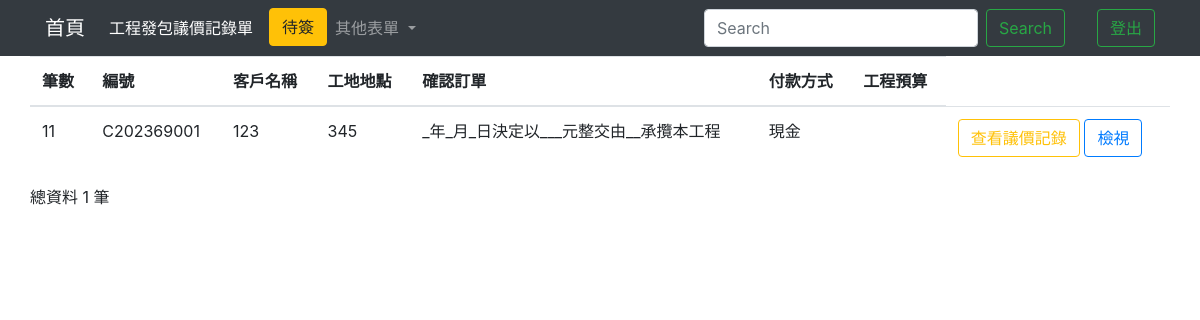
Before: /contractallIndex/ with the older database file.
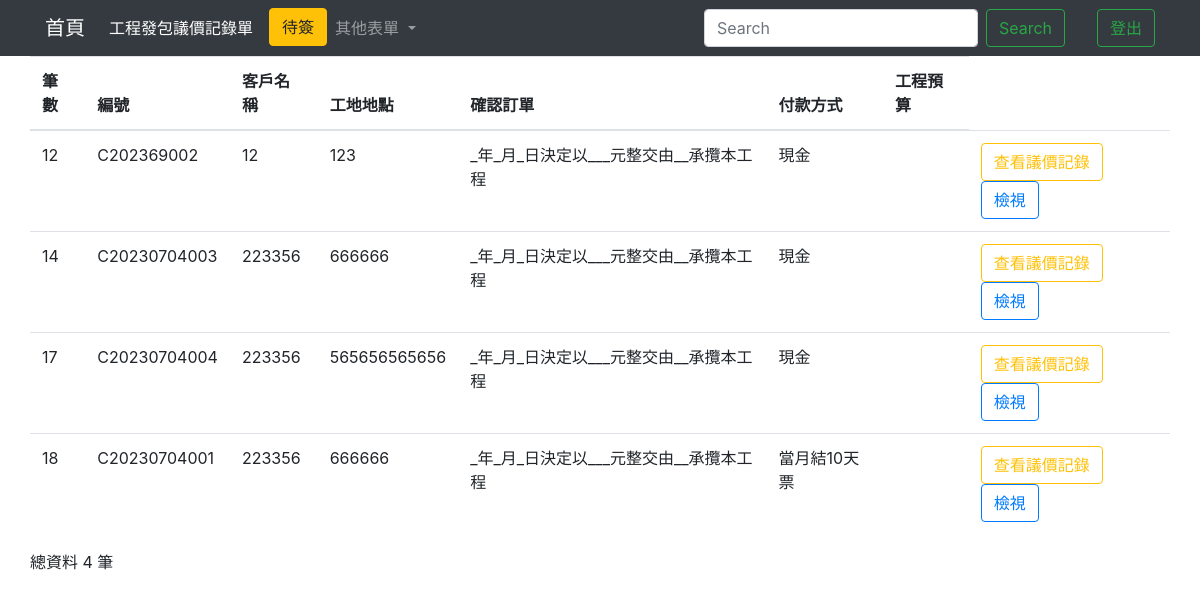
After: the same page with the newer database file.
### testapp/models.py (models this page shows)
class Contract(models.Model):
    cNumber = models.CharField(max_length=50, default='', null=False) #編號
    cClient = models.CharField(max_length=20, null=False) #客戶名稱
    cLocation = models.CharField(max_length=20, null=False)#工作地點
    cContent = models.TextField()#發包內容
    cPayMode = models.CharField(max_length=20, null=False)#付款方式
    cBudget = models.CharField(max_length=20, null=False)#預算
    cOther = models.TextField() #備註
    cConfirm = models.TextField(blank=True,default="_年_月_日決定以___元整交由__承攬本工程") #是否承攬工程
    cGeneral_Sign = models.CharField(max_length=20, blank=True) #總座簽名
    cViceGeneral_Sign = models.CharField(max_length=20, blank=True) # 副總簽名
    cManager_Sign = models.CharField(max_length=20, blank=True) #部門主管簽名
    cDepartmentManager_Sign = models.CharField(max_length=20, blank=True) #單位主管簽名
    cUndertaker = models.CharField(max_length=20,blank=True)#承辦人
    home = models.OneToOneField(Home, on_delete=models.CASCADE,default='')

### testapp/views.py (the view)
# urls.py: path('contractallIndex/',contractallIndex),
def contractallIndex(request):
    if request.user.is_authenticated:
        username=request.user.username
        authenticate=request.user.is_staff
        firstname = request.user.first_name
    if 'q' in request.GET:
        q = request.GET['q']
        multiple_q = Q(Q(cNumber__icontains=q) | Q(cClient__icontains=q) | Q(cLocation__icontains=q) | Q(cContent__icontains=q))
        contractall = Contract.objects.filter(multiple_q)
    else:
        contractall = Contract.objects.all().order_by("id")
    contractallCount = len(contractall)
    return render(request, "contractall_Index.html",locals())

### templates/contractall_Index.html (shortened to what this page needs)
<!DOCTYPE html>
<html lang="en">
<head>
  <link rel="stylesheet" href="https://cdn.jsdelivr.net/npm/bootstrap@4.6.2/dist/css/bootstrap.min.css">
  {% load static %}
</head>
<body>
  <nav class="navbar navbar-expand-lg navbar-dark bg-dark">
    <div class="container">
      <a class="navbar-brand" href="/homeIndex/">首頁</a>
      <div class="collapse navbar-collapse" id="navbarSupportedContent">
        <ul class="navbar-nav mr-auto">
          <li class="nav-item active">
            <a class="nav-link disabled">工程發包議價記錄單 <span class="sr-only">(current)</span></a>
          </li>
          <ul class="navbar-nav ml-2">
            <li class="nav-item">
              <button class="btn btn-warning my-2 my-sm-0" id="{{username}}" onclick="perosonIndex(event)">待簽</button>
            </li>
          </ul>
          <li class="nav-item dropdown">
            <a class="nav-link dropdown-toggle" href="#" role="button" data-toggle="dropdown" aria-expanded="false">
              其他表單
            </a>
          </li>
        </ul>
        <form class="form-inline my-2 my-lg-0">
          <input class="form-control mr-sm-2" name='q' type="search" placeholder="Search" aria-label="Search">
          <button class="btn btn-outline-success my-2 my-sm-0" type="submit">Search</button>
        </form>
        <ul class="navbar-nav ml-2">
          <li class="nav-item active">
            <a class="nav-link disabled" style="color: green;">{{firstname}} <span class="sr-only">(current)</span></a>
          </li>
        </ul>
        <ul class="navbar-nav ml-2">
          <li class="nav-item">
            <button class="btn btn-outline-success my-2 my-sm-0" onclick="Logout(event)">登出</button>
          </li>
        </ul>
      </div>
    </div>
  </nav>
  <form action="." method="POST">
    <div class="container">
      <div class="row">
        <table class="table">
          <thead>
            <th scope="col">筆數</th>
            <th scope="col">編號</th>
            <th scope="col">客戶名稱</th>
            <th scope="col">工地地點</th>
            <th scope="col">確認訂單</th>
            <th scope="col">付款方式</th>
            <th scope="col">工程預算</th>
          </thead>
          <tbody>
            {% for unit in contractall %}
            <tr>
              <td>{{unit.id}}</td>
              <td>{{unit.cNumber}}</td>
              <td>{{unit.cClient}}</td>
              <td>{{unit.cLocation}}</td>
              <td>{{unit.cConfirm}}</td>
              <td>{{unit.cPayMode}}</td>
              <td>{{unit.cBudget}}</td>
              <td>
                <button type="button" class="btn btn-outline-warning" id="{{unit.cNumber}}" onclick="checkContent()">查看議價記錄</button>
                <button type="button" class="btn btn-outline-primary" id="{{unit.cNumber}}" onclick="View()">檢視</button>
              </td>
            </tr>
            {% endfor %}
          </tbody>
        </table>
      </div>
    </div>
  </form>
  <div class="container">
    <div class="row">
      <p>總資料 {{contractallCount}} 筆</p>
    </div>
  </div>
</body>
</html>

Changed rows visible on the page:
removed Contract: id "11", cNumber "C202369001", cClient "123", cLocation "345", cConfirm "_年_月_日決定以___元整交由__承攬本工程", cPayMode "現金"
added Contract: id "12", cNumber "C202369002", cClient "12", cLocation "123", cConfirm "_年_月_日決定以___元整交由__承攬本工程", cPayMode "現金"
added Contract: id "14", cNumber "C20230704003", cClient "223356", cLocation "666666", cConfirm "_年_月_日決定以___元整交由__承攬本工程", cPayMode "現金"
added Contract: id "17", cNumber "C20230704004", cClient "223356", cLocation "565656565656", cConfirm "_年_月_日決定以___元整交由__承攬本工程", cPayMode "現金"
added Contract: id "18", cNumber "C20230704001", cClient "223356", cLocation "666666", cConfirm "_年_月_日決定以___元整交由__承攬本工程", cPayMode "當月結10天票"
Other visible differences:
{{ contractallCount }}: "1" → "4"
